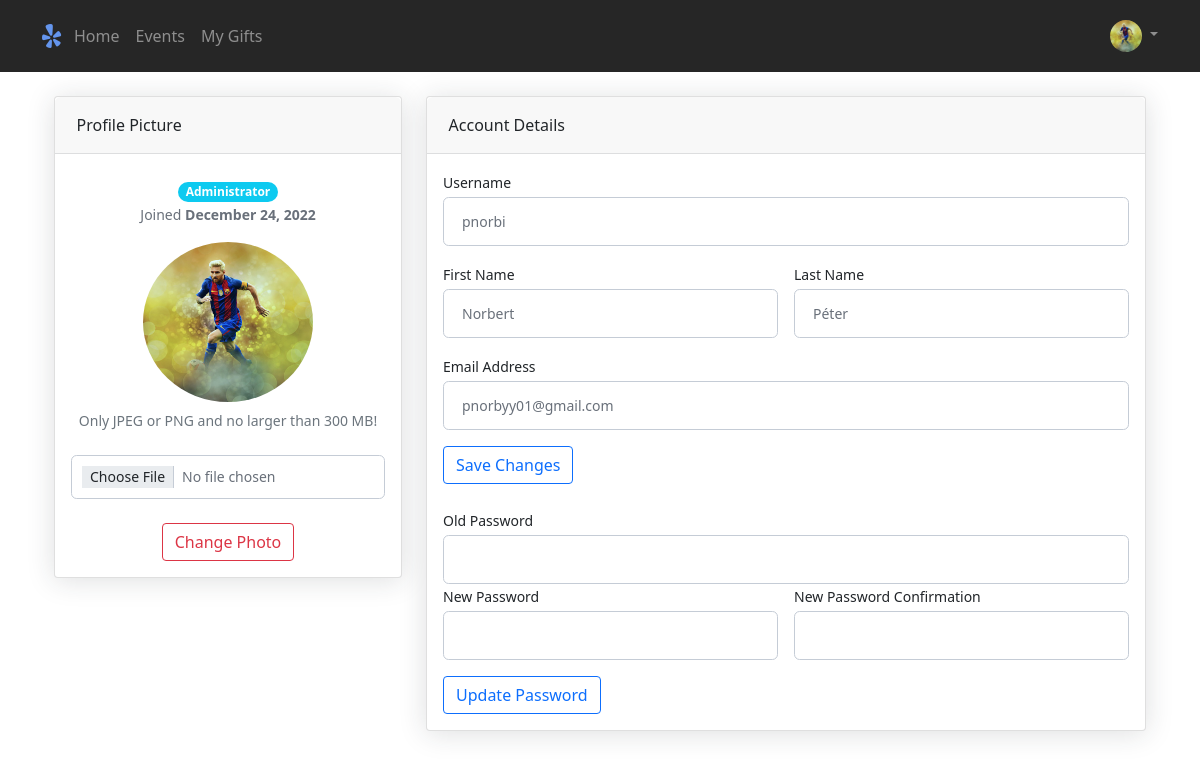
/edit-profile.php (signed in), run on the app's committed database.
### tables this page shows
CREATE TABLE `users` (
  `user_id` int(11) NOT NULL,
  `username` varchar(32) NOT NULL,
  `firstname` varchar(32) NOT NULL,
  `lastname` varchar(32) NOT NULL,
  `image` varchar(128) NOT NULL DEFAULT 'default-profile-picture.jpg',
  `email` varchar(32) NOT NULL,
  `password` varchar(255) NOT NULL,
  `token` varchar(64) NOT NULL,
  `level` enum('admin','guest','invited','user') NOT NULL DEFAULT 'user',
  `active` tinyint(4) NOT NULL,
  `registration_expires` datetime NOT NULL,
  `date_time` datetime DEFAULT current_timestamp()
);

### assets/contents/edit-profile-content.php (the view, shortened to what this page needs)
<?php
global $dsn, $pdoOptions;
$pdo = connectDatabase($dsn, $pdoOptions);
$sql = "SELECT * FROM users WHERE user_id = :id";
$query = $pdo->prepare($sql);
$query->bindParam(':id', $_SESSION["id_user"], PDO::PARAM_INT);
$query->execute();
if ($query->rowCount() == 1) {
    $result = $query->fetch();
}
?>
<div class="container-xl px-4 mt-4">
    <div class="row">
        <div class="col-xl-4">
            <div class="card mb-4">
                <div class="card-header">Profile Picture</div><br>
                <?php
                if($result["level"] == "admin"){
                ?>
                <div class="text-center text-sm-right">
                    <span class="badge rounded-pill bg-info">Administrator</span><br>
                    <small style="color: #69707a;">Joined
                        <strong><?php echo date("F j, Y", strtotime($result["date_time"])); ?></strong></small>
                </div>
                <?php
                }
                ?>
                <div class="card-body text-center">
                    <img class="img-account-profile rounded-circle mb-2"
                        src="assets/images/profile-pictures/<?= $result["image"] ?>" alt="profilePicture" width="170"
                        height="50">
                    <div class="small font-italic text-muted mb-4">Only JPEG or PNG and no larger than 300 MB!</div>
                    <form method="post" name="profilePictureForm" onsubmit="return validateProfilePictureForm()" action="assets/action/change-profile-picture-action.php"
                        enctype="multipart/form-data">
                        <input class="form-control form-control-sm" name="file" type="file"><br>
                        <input class="btn btn-outline-danger" name="changeProfilePicture" value="Change Photo"
                            type="submit">
                    </form>
                </div>
            </div>
        </div>
        <div class="col-xl-8">
            <div class="card mb-4">
                <div class="card-header">Account Details</div>
                <div class="card-body">
                    <form method="post" name="accountInfoForm" onsubmit="return validateAccountInfoForm()"
                        action="assets/action/edit-user-data-action.php">
                        <div class="mb-3">
                            <label class="small mb-1" for="inputUsername">Username</label>
                            <input class="form-control" id="inputUsername" name="inputUsername" type="text"
                                value="<?= $result["username"] ?>">
                        </div>
                        <div class="row gx-3 mb-3">
                            <div class="col-md-6">
                                <label class="small mb-1" for="inputFirstName">First Name</label>
                                <input class="form-control" id="inputFirstName" name="inputFirstName" type="text"
                                    value="<?= $result["firstname"] ?>">
                            </div>
                            <div class="col-md-6">
                                <label class="small mb-1" for="inputLastName">Last Name</label>
                                <input class="form-control" id="inputLastName" name="inputLastName" type="text"
                                    value="<?= $result["lastname"] ?>">
                            </div>
                        </div>
                        <div class="mb-3">
                            <label class="small mb-1" for="inputEmailAddress">Email Address</label>
                            <input class="form-control" id="inputEmailAddress" name="inputEmailAddress" type="email"
                                value="<?= $result["email"] ?>">
                        </div>
                        <input class="btn btn-outline-primary" name="editUserData" type="submit" value="Save Changes">
                    </form><br>
                    <form method="post" name="passwordForm" onsubmit="return validatePasswordForm()" action="assets/action/edit-user-password-action.php">
                        <div class="row gx-3 mb-3">
                            <div class="col-md-12">
                                <label class="small mb-1" for="inputOldPassword">Old Password</label>
                                <input class="form-control" id="inputOldPassword" type="password" name="oldPassword">
                            </div>
                            <div class="col-md-6">
                                <label class="small mb-1" for="inputNewPassword">New Password</label>
                                <input class="form-control" id="inputNewPassword" type="password" name="newPassword">
                            </div>
                            <div class="col-md-6">
                                <label class="small mb-1" for="inputNewPasswordVerify">New Password Confirmation</label>
                                <input class="form-control" id="inputNewPasswordVerify" type="password"
                                    name="newPasswordVerify">
                            </div>
                        </div>
                        <input class="btn btn-outline-primary" type="submit" name="editUserPassword"
                            value="Update Password">
                    </form>
                </div>
            </div>
        </div>
    </div>
</div>

### assets/php/admin-navbar.php (shortened to what this page needs)
<?php
global $dsn, $pdoOptions;
$pdo = connectDatabase($dsn, $pdoOptions);
$sql = "SELECT * FROM users WHERE user_id = :id";
$query = $pdo->prepare($sql);
$query->bindParam(':id', $_SESSION["id_user"], PDO::PARAM_INT);
$query->execute();
if ($query->rowCount() == 1) {
    $result = $query->fetch();
}
?>
<header class="site-header p-3 mb-3 sticky-top">
    <div class="container">
        <div class="d-flex flex-wrap align-items-center justify-content-center justify-content-lg-start">
            <a href="index.php" class="d-flex align-items-center mb-2 mb-lg-0 text-decoration-none">
                <i class="bi bi-yelp" style="font-size: 1.5rem; color: cornflowerblue;"></i>
            </a>
            <ul class="nav col-12 col-lg-auto me-lg-auto mb-2 justify-content-center mb-md-0">
                <li><a href="index.php" class="nav-link px-2 link-secondary">Home</a></li>
                <li><a href="events.php" class="nav-link px-2 link-dark">Events</a></li>
                <li><a href="my-reserved-gifts.php" class="nav-link px-2 link-dark">My Gifts</a></li>
            </ul>
            <div class="dropdown text-end">
                <a href="#" class="d-block link-dark text-decoration-none dropdown-toggle" id="dropdownUser1" data-bs-toggle="dropdown" aria-expanded="false">
                    <img src="assets/images/profile-pictures/<?= $result["image"] ?>" alt="profilePicture" width="32" height="32" class="rounded-circle">
                </a>
            </div>
        </div>
    </div>
</header>

### assets/css/styles.css (style rules this page uses)
.site-header { background-color: rgba(0, 0, 0, .85); -webkit-backdrop-filter: saturate(180%) blur(20px); backdrop-filter: saturate(180%) blur(20px); }
.site-header a { color: #8e8e8e; transition: color .15s ease-in-out; }
.bi { cursor: pointer; }
.img-account-profile { height: 10rem; }
.rounded-circle { border-radius: 50% !important; }
.card { box-shadow: 0 0.15rem 1.75rem 0 rgb(33 40 50 / 15%); }
.card .card-header { font-weight: 500; }
.card-header:first-child { border-radius: 0.35rem 0.35rem 0 0; }
.card-header { padding: 1rem 1.35rem; margin-bottom: 0; background-color: rgba(33, 40, 50, 0.03); border-bottom: 1px solid rgba(33, 40, 50, 0.125); }
.form-control, .dataTable-input { display: block; width: 100%; padding: 0.875rem 1.125rem; font-size: 0.875rem; font-weight: 400; line-height: 1; color: #69707a; background-color: #fff; background-clip: padding-box; border: 1px solid #c5ccd6; -webkit-appearance: none; -moz-appearance: none; appearance: none; border-radius: 0.35rem; transition: border-color 0.15s ease-in-out, box-shadow 0.15s ease-in-out; }

### data on the page
users: image (picture), date_time "December 24, 2022", inputUsername "pnorbi", inputFirstName "Norbert", inputLastName "Péter", inputEmailAddress "pnorbyy01@gmail.com"
